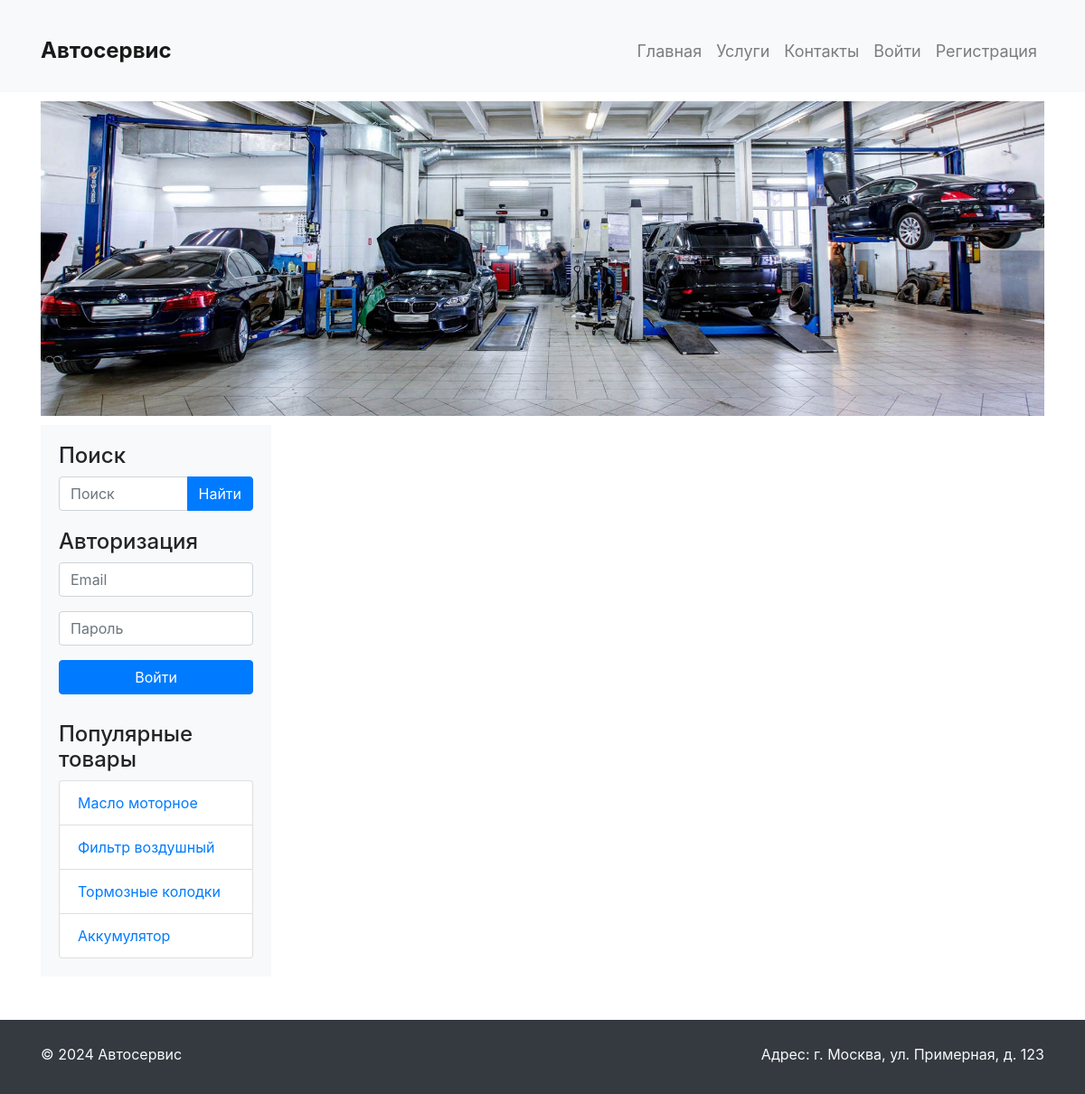
The app's page /, older data.
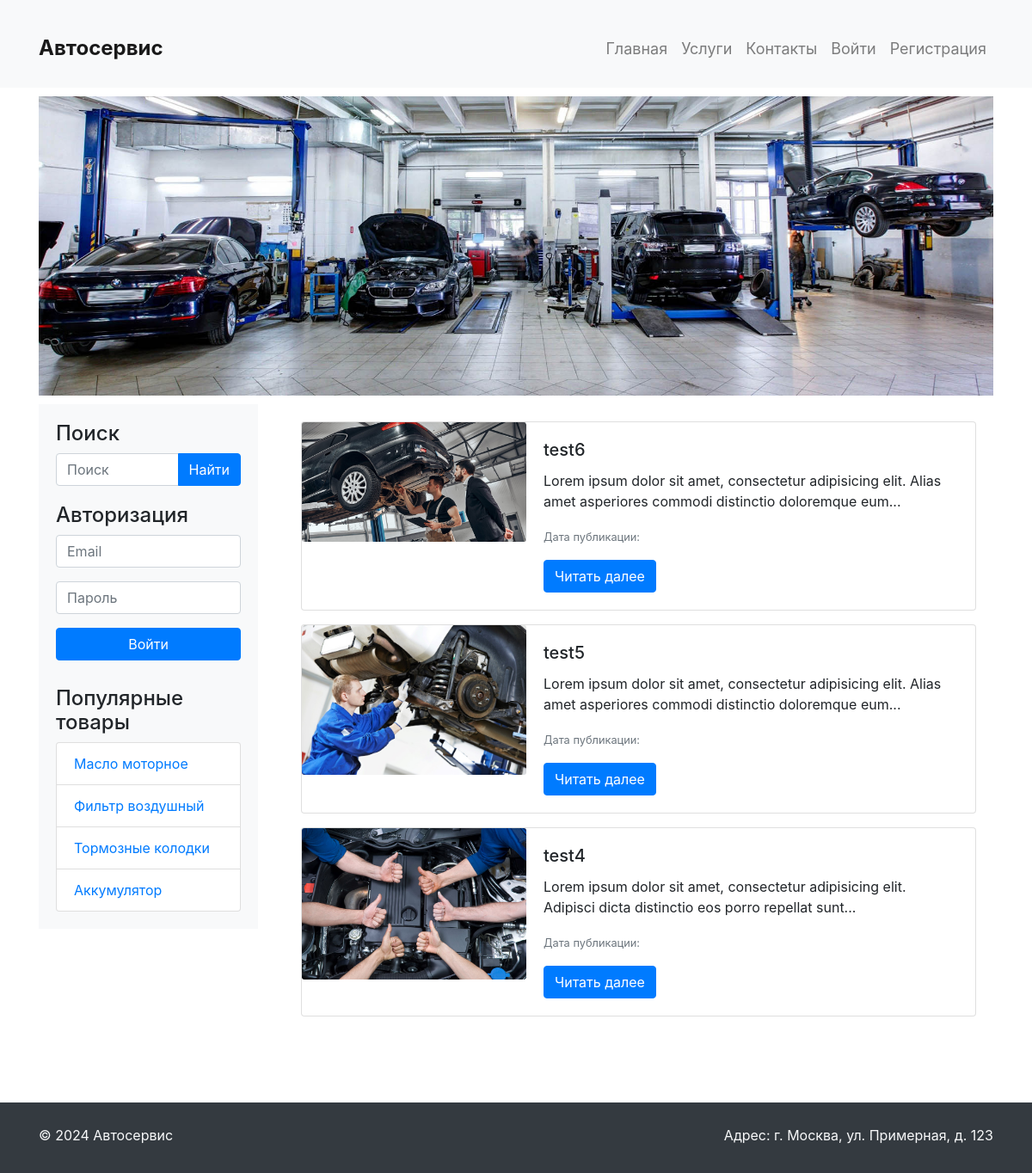
The same page, newer data.
### mainapp/models.py (models this page shows, shortened)
class Article(models.Model):
    title = models.CharField(max_length=200)
    content = models.TextField()
    author = models.ForeignKey(User, on_delete=models.CASCADE)
    categories = models.ManyToManyField(Category)
    created_at = models.DateTimeField(auto_now_add=True)
    updated_at = models.DateTimeField(auto_now=True)
    image = models.ImageField(upload_to='static/img', blank=True, null=True)
    def get_absolute_url(self):
        return reverse('article', args=[str(self.id)])

### mainapp/views.py (the view)
# urls.py: path('', ArticleListView.as_view(), name='home'),
class ArticleListView(ListView):
    model = Article
    template_name = 'mainapp/index.html'
    context_object_name = 'articles'
    paginate_by = 5
    def get_queryset(self):
        return super().get_queryset().order_by('-created_at')
    def get_context_data(self, **kwargs):
        context = super().get_context_data(**kwargs)
        return context

### mainapp/templatetags/custom_filters.py (called while the page is built)
@register.filter(name='truncate_words')
def truncate_words(value, num_words):
    words = value.split()[:num_words]
    return ' '.join(words) + '...'

### templates/mainapp/index.html (shortened to what this page needs)
{% extends 'base.html' %}
{% load custom_filters %}
{% block slider %}{% include 'includes/slider.html' %}{% endblock %}
{% block sidebar %}{% include 'includes/sidebar.html' %}{% endblock %}
{% block main %}
    <div class="col-md-9">
        <div class="main-content">
            {% for article in articles %}
                <div class="card mb-3">
                    <div class="row no-gutters">
                        <div class="col-md-4">
                            <img src="{{ article.image.url }}" class="card-img" alt="{{ article.title }}">
                        </div>
                        <div class="col-md-8">
                            <div class="card-body">
                                <h5 class="card-title">{{ article.title }}</h5>
                                <p class="card-text">{{ article.content|truncate_words:15 }}</p>
                                <p class="card-text"><small class="text-muted">Дата публикации: {{ article.published_date|date:"d.m.Y" }}</small></p>
                                <a href="{{ article.get_absolute_url }}" class="btn btn-primary">Читать далее</a>
                            </div>
                        </div>
                    </div>
                </div>
            {% endfor %}
        </div>
    </div>
{% endblock %}

Row changes from the older to the newer data that the page shows:
added Article: image (picture), title "test6", content "Lorem ipsum dolor sit amet, consectetur adipisicing elit. Alias amet asperiores commodi distinctio doloremque eum..."
added Article: image (picture), title "test5", content "Lorem ipsum dolor sit amet, consectetur adipisicing elit. Alias amet asperiores commodi distinctio doloremque eum..."
added Article: image (picture), title "test4", content "Lorem ipsum dolor sit amet, consectetur adipisicing elit. Adipisci dicta distinctio eos porro repellat sunt..."
